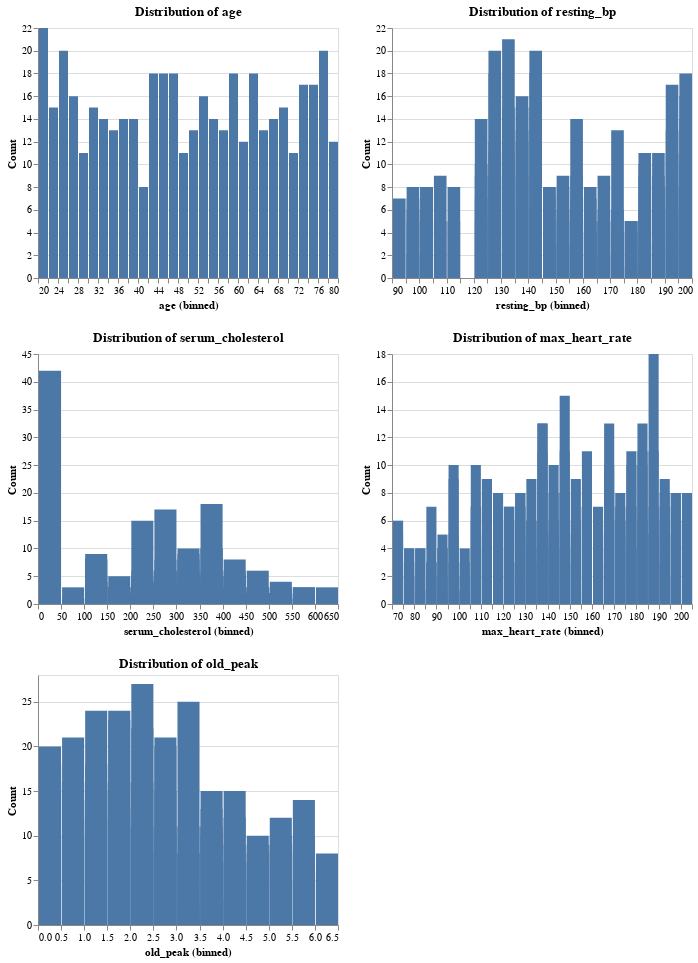

The notebook cell this image was saved under:
### Code cell
# got rid of label since target col is heart no heart now
# updated col names
num_cols = ['age', 'resting_bp', 'serum_cholesterol', 'max_heart_rate', 'old_peak']

charts = []

for col in num_cols:
    chart = alt.Chart(train_heart).mark_bar().encode(
        x=alt.X(f'{col}:Q', bin=alt.Bin(maxbins=30)),
        y=alt.Y('count()', title='Count'),
        tooltip=[alt.Tooltip(f'{col}:Q', title=col), alt.Tooltip('count()', title='Count')]
    ).properties(
        title=f'Distribution of {col}',
        width=300,
        height=250
    )
    charts.append(chart)

# rows of 2 charts each
rows = []
for i in range(0, len(charts), 2):
    row_charts = charts[i:i+2]
    row = alt.hconcat(*row_charts)
    rows.append(row)

final_chart = alt.vconcat(*rows).configure_legend(
    orient='top'
)

final_chart

### Figure 1 — Vega-Lite specification as saved in the notebook (floating-point values rounded to 4 significant figures; data arrays with more than 128 entries replaced by an {"elided": "..."} marker saying what was removed)
{"config": {"view": {"continuousWidth": 300, "continuousHeight": 300}, "legend": {"orient": "top"}}, "vconcat": [{"hconcat": [{"mark": {"type": "bar"}, "encoding": {"tooltip": [{"field": "age", "title": "age", "type": "quantitative"}, {"aggregate": "count", "title": "Count", "type": "quantitative"}], "x": {"bin": {"maxbins": 30}, "field": "age", "type": "quantitative"}, "y": {"aggregate": "count", "title": "Count", "type": "quantitative"}}, "height": 250, "title": "Distribution of age", "width": 300}, {"mark": {"type": "bar"}, "encoding": {"tooltip": [{"field": "resting_bp", "title": "resting_bp", "type": "quantitative"}, {"aggregate": "count", "title": "Count", "type": "quantitative"}], "x": {"bin": {"maxbins": 30}, "field": "resting_bp", "type": "quantitative"}, "y": {"aggregate": "count", "title": "Count", "type": "quantitative"}}, "height": 250, "title": "Distribution of resting_bp", "width": 300}]}, {"hconcat": [{"mark": {"type": "bar"}, "encoding": {"tooltip": [{"field": "serum_cholesterol", "title": "serum_cholesterol", "type": "quantitative"}, {"aggregate": "count", "title": "Count", "type": "quantitative"}], "x": {"bin": {"maxbins": 30}, "field": "serum_cholesterol", "type": "quantitative"}, "y": {"aggregate": "count", "title": "Count", "type": "quantitative"}}, "height": 250, "title": "Distribution of serum_cholesterol", "width": 300}, {"mark": {"type": "bar"}, "encoding": {"tooltip": [{"field": "max_heart_rate", "title": "max_heart_rate", "type": "quantitative"}, {"aggregate": "count", "title": "Count", "type": "quantitative"}], "x": {"bin": {"maxbins": 30}, "field": "max_heart_rate", "type": "quantitative"}, "y": {"aggregate": "count", "title": "Count", "type": "quantitative"}}, "height": 250, "title": "Distribution of max_heart_rate", "width": 300}]}, {"hconcat": [{"mark": {"type": "bar"}, "encoding": {"tooltip": [{"field": "old_peak", "title": "old_peak", "type": "quantitative"}, {"aggregate": "count", "title": "Count", "type": "quantitative"}], "x": {"bin": {"maxbins": 30}, "field": "old_peak", "type": "quantitative"}, "y": {"aggregate": "count", "title": "Count", "type": "quantitative"}}, "height": 250, "title": "Distribution of old_peak", "width": 300}]}], "data": {"name": "data-b296bac3fddf3d70c7710599b2355f45"}, "$schema": "https://vega.github.io/schema/vega-lite/v5.20.1.json", "datasets": {"data-b296bac3fddf3d70c7710599b2355f45": {"elided": "800 records"}}}
